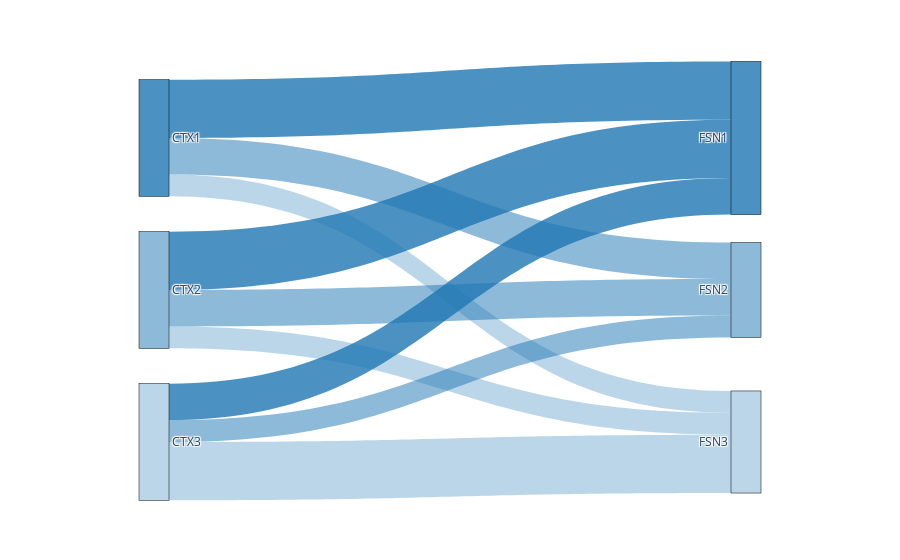

Here is the notebook cell this chart was saved with:
### Code cell
import plotly.graph_objects as go

labels = ["CTX1", "CTX2", "CTX3", "FSN1", "FSN2", "FSN3"]

# CTX 그룹 → FSN 연결
source = [
    0, 0, 0,   # CTX1 → FSN1, FSN2, FSN3
    1, 1, 1,   # CTX2 → FSN1, FSN2, FSN3
    2, 2, 2    # CTX3 → FSN1, FSN2, FSN3
]

target = [
    3, 4, 5,   # CTX1 → FSN1, FSN2, FSN3
    3, 4, 5,   # CTX2 → FSN1, FSN2, FSN3
    5, 3, 4    # CTX3 → FSN1, FSN2, FSN3
]

value = [
    8, 5, 3,   # CTX1: FSN1 (높은), FSN2 (중간), FSN3 (낮음)
    8, 5, 3,   # CTX2: FSN1 (높은), FSN2 (중간), FSN3 (낮음)
    8, 5, 3    # CTX3: FSN1 (높은), FSN2 (중간), FSN3 (낮음)
]

# FSN 노드를 세분화하여 색상 처리
# FSN1은 CTX1, CTX2, CTX3에서 받는 입력의 강도에 따른 색상 그라데이션
fsn_colors = [
    "rgba(31, 119, 180, 0.8)",  # CTX1 → FSN1
    "rgba(31, 119, 180, 0.5)",  # CTX1 → FSN2
    "rgba(31, 119, 180, 0.3)",  # CTX1 → FSN3
    "rgba(255, 0, 0, 0.8)",     # CTX2 → FSN1
    "rgba(255, 0, 0, 0.5)",     # CTX2 → FSN2
    "rgba(255, 0, 0, 0.3)",     # CTX2 → FSN3
    "rgba(50, 205, 50, 0.8)",   # CTX3 → FSN1
    "rgba(50, 205, 50, 0.5)",   # CTX3 → FSN2
    "rgba(50, 205, 50, 0.3)"    # CTX3 → FSN3
]

# FSN 색상 그라데이션을 각 FSN에 맞게 세분화
fsn_color_map = {
    3: ["rgba(31, 119, 180, 0.8)", "rgba(255, 0, 0, 0.8)", "rgba(50, 205, 50, 0.8)"],  # FSN1
    4: ["rgba(31, 119, 180, 0.5)", "rgba(255, 0, 0, 0.5)", "rgba(50, 205, 50, 0.5)"],  # FSN2
    5: ["rgba(31, 119, 180, 0.3)", "rgba(255, 0, 0, 0.3)", "rgba(50, 205, 50, 0.3)"]   # FSN3
}

# FSN1, FSN2, FSN3에 각각 세분화된 색상 배정
colors = []
for s, t in zip(source, target):
    # 각 연결에 대한 색상 처리
    if t == 3:  # FSN1
        colors.append(fsn_color_map[3][source.index(s) % 3])  # CTX1 → FSN1, CTX2 → FSN1, CTX3 → FSN1
    elif t == 4:  # FSN2
        colors.append(fsn_color_map[4][source.index(s) % 3])  # CTX1 → FSN2, CTX2 → FSN2, CTX3 → FSN2
    elif t == 5:  # FSN3
        colors.append(fsn_color_map[5][source.index(s) % 3])  # CTX1 → FSN3, CTX2 → FSN3, CTX3 → FSN3

# Sankey 도표 그리기
fig = go.Figure(go.Sankey(
    node=dict(
        pad=15,
        thickness=30,
        line=dict(color="black", width=0.5),
        label=labels,
        color=colors,  # CTX 그룹과 FSN 그룹
        x=[0.1, 0.1, 0.1, 0.9, 0.9, 0.9],  # CTX는 왼쪽, FSN은 오른쪽
        y=[0.1, 0.5, 0.9, 0.1, 0.5, 0.9],  # CTX1, 2, 3 각각 수직 위치 다르게
    ),
    link=dict(
        source=source,
        target=target,
        value=value,
        color=colors  # 연결에 색상 적용
    )
))

fig.show()

### Figure 1 — Plotly figure (JSON) as saved in the notebook; plotly's stock layout.template omitted (floating-point values rounded to 4 significant figures)
{"data": [{"link": {"color": ["rgba(31, 119, 180, 0.8)", "rgba(31, 119, 180, 0.5)", "rgba(31, 119, 180, 0.3)", "rgba(31, 119, 180, 0.8)", "rgba(31, 119, 180, 0.5)", "rgba(31, 119, 180, 0.3)", "rgba(31, 119, 180, 0.3)", "rgba(31, 119, 180, 0.8)", "rgba(31, 119, 180, 0.5)"], "source": [0, 0, 0, 1, 1, 1, 2, 2, 2], "target": [3, 4, 5, 3, 4, 5, 5, 3, 4], "value": [8, 5, 3, 8, 5, 3, 8, 5, 3]}, "node": {"color": ["rgba(31, 119, 180, 0.8)", "rgba(31, 119, 180, 0.5)", "rgba(31, 119, 180, 0.3)", "rgba(31, 119, 180, 0.8)", "rgba(31, 119, 180, 0.5)", "rgba(31, 119, 180, 0.3)", "rgba(31, 119, 180, 0.3)", "rgba(31, 119, 180, 0.8)", "rgba(31, 119, 180, 0.5)"], "label": ["CTX1", "CTX2", "CTX3", "FSN1", "FSN2", "FSN3"], "line": {"color": "black", "width": 0.5}, "pad": 15, "thickness": 30, "x": [0.1, 0.1, 0.1, 0.9, 0.9, 0.9], "y": [0.1, 0.5, 0.9, 0.1, 0.5, 0.9]}, "type": "sankey"}], "layout": {}}
